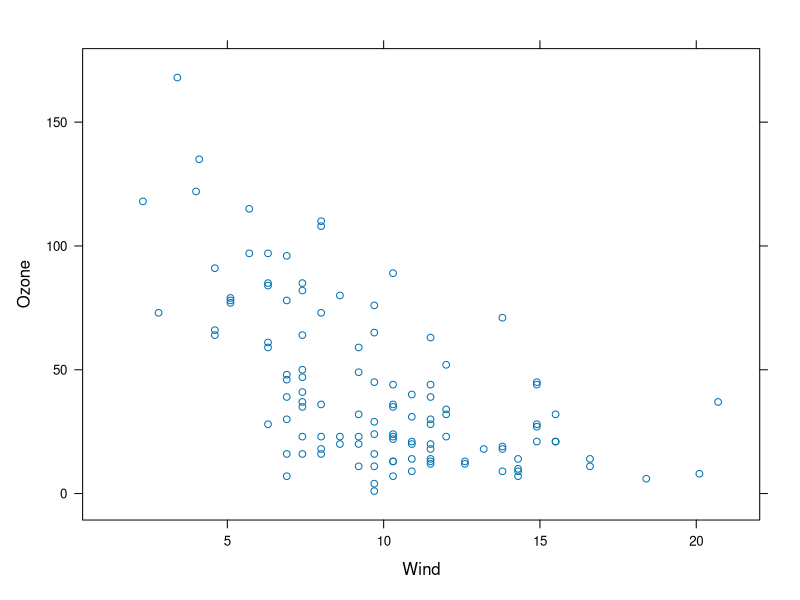
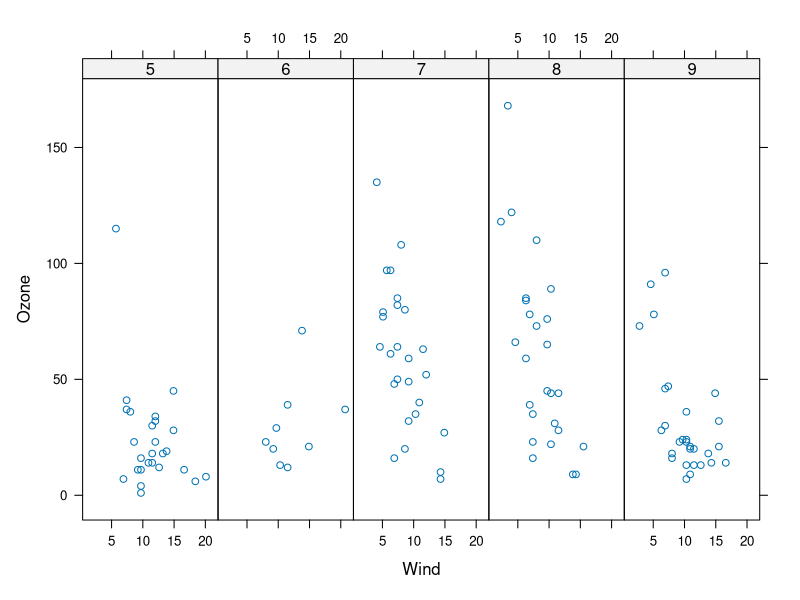
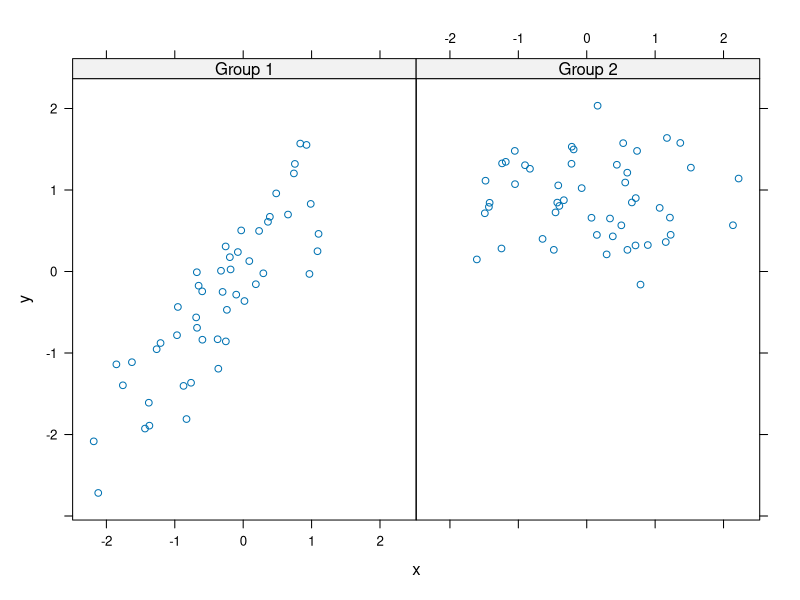
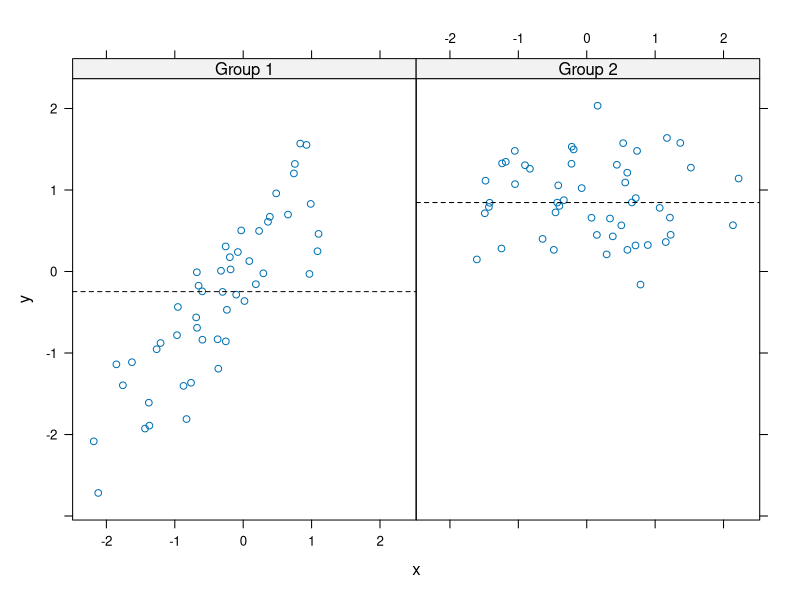
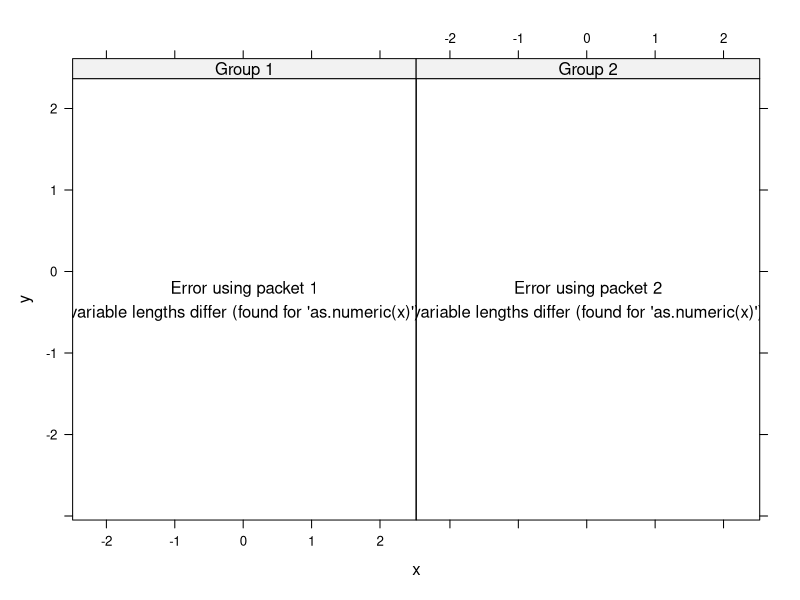
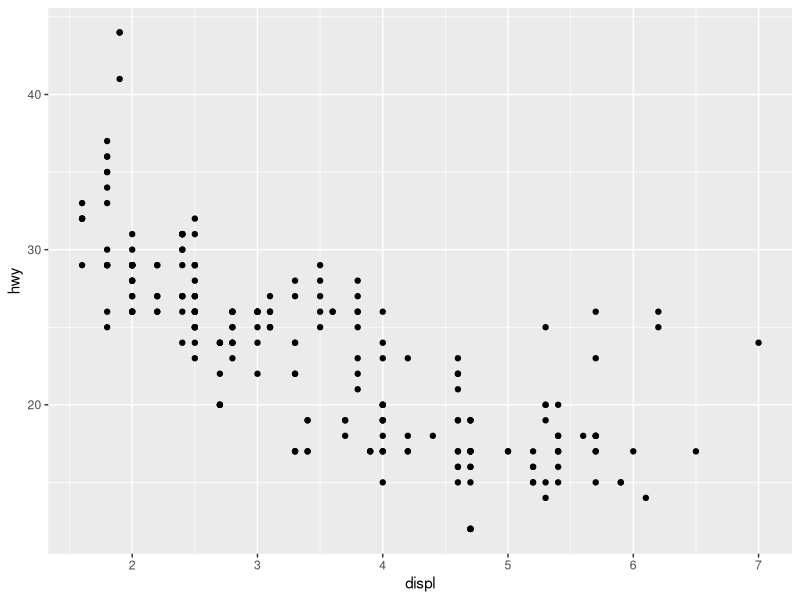
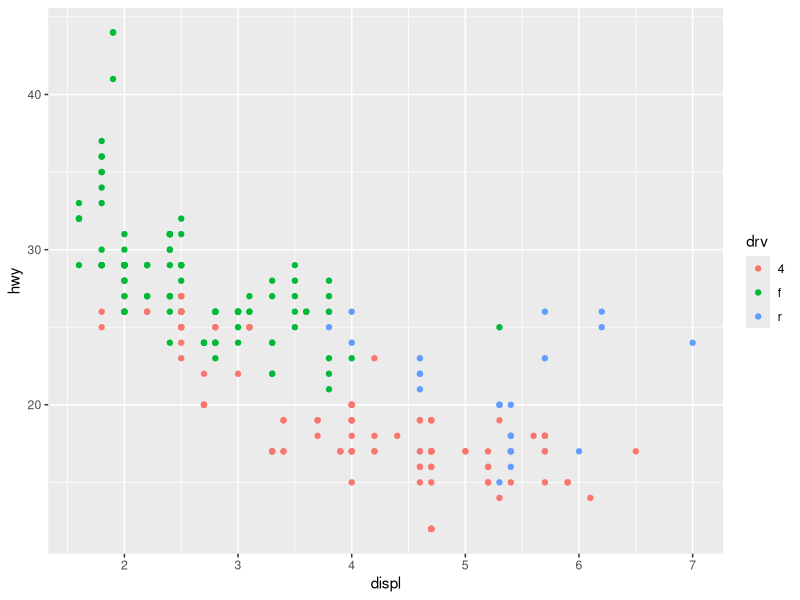
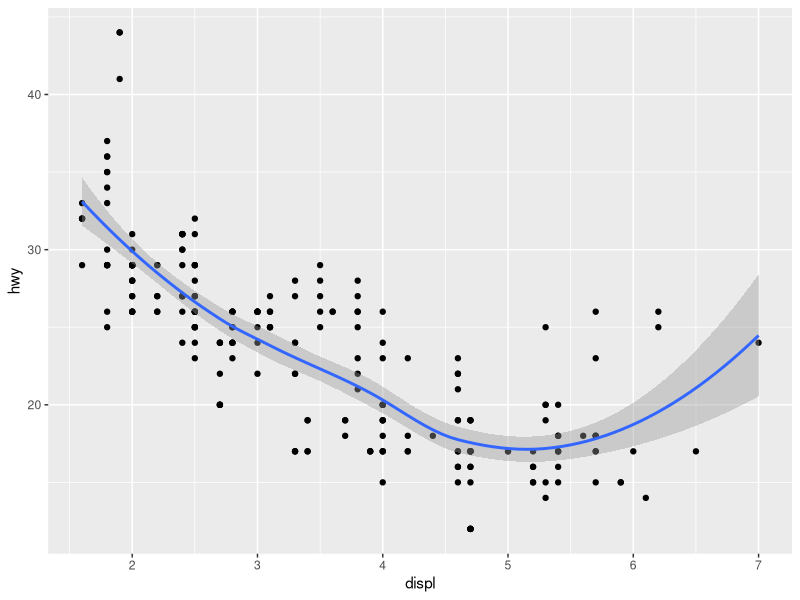

Recreate these plots in R, in order.
# Week 2

# Lattice Plotting System
library(lattice)
library(datasets)
xyplot(Ozone ~ Wind, data = airquality)

# Convert Month to a factor variable
airquality <- transform(airquality, Month = factor(Month))
xyplot(Ozone ~ Wind | Month, data = airquality, layout = c(5, 1))

# Lattice Panel Functions
set.seed(10)
x <- rnorm(100)
f <- rep(0:1, each = 50)
y <- x + f - f * x + rnorm(100, sd = 0.5)
f <- factor(f, labels = c("Group 1", "Group 2"))
xyplot(y ~ x | f, layout = c(2, 1)) # Plotting two panels

# Custom Panel Function
xyplot(y ~ x | f, panel = function(x, y, ...){
  panel.xyplot(x, y, ...) # Calling the default panel function for xyplot
  panel.abline(h = median(y), lty = 2) # Adding a horizontal line at the median
})

xyplot(y ~ x | f, panel = function(x, mynay, ...){
  panel.xyplot(x, y, ...) # Calling the default panel function for xyplot
  panel.lmline(x, y, col = 2) # Overlay a simple linear regression line
})

# ggplot2
library(ggplot2)
qplot(displ, hwy, data = mpg)
qplot(displ, hwy, data = mpg, color = drv)
qplot(displ, hwy, data = mpg, geom = c("point", "smooth"))
# histogram
qplot(hwy, data = mpg, fill = drv)
# facets
qplot(displ, hwy, data = mpg, facets = .~drv)
qplot(hwy, data = mpg, facets = drv~., binwidth = 2)

